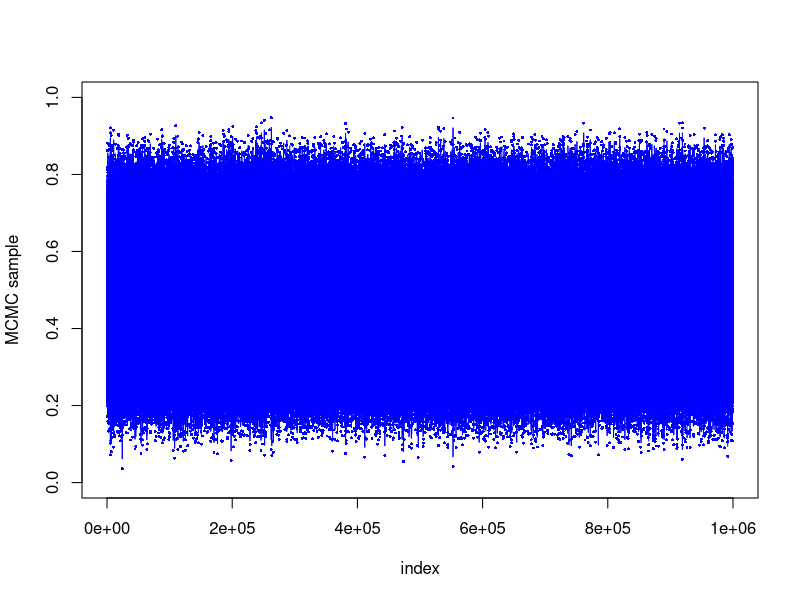
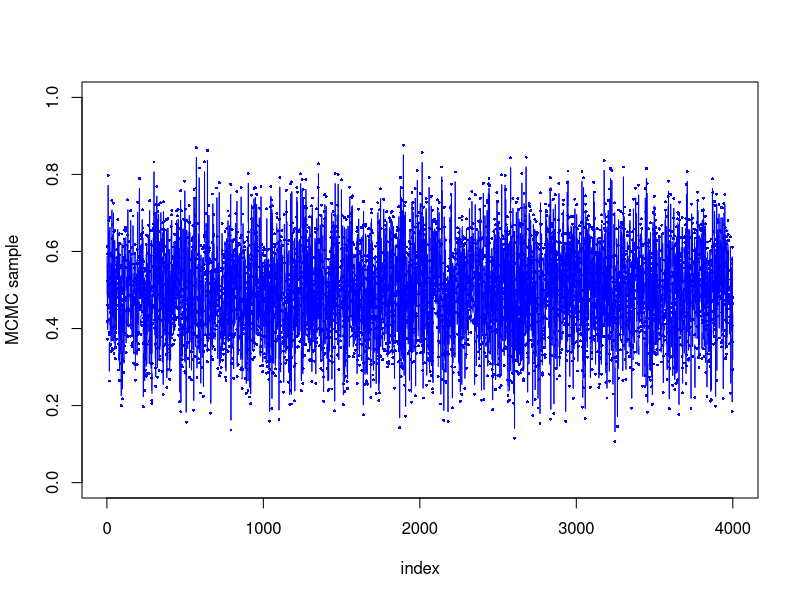
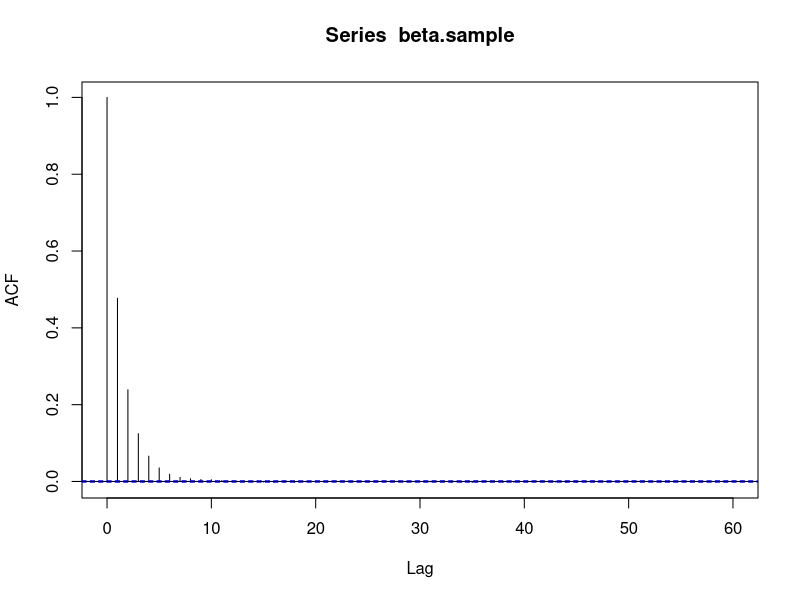
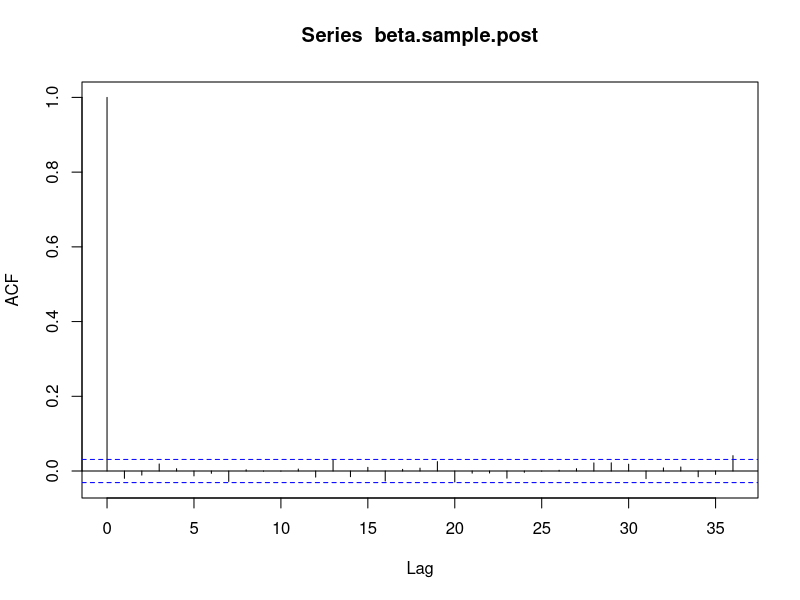
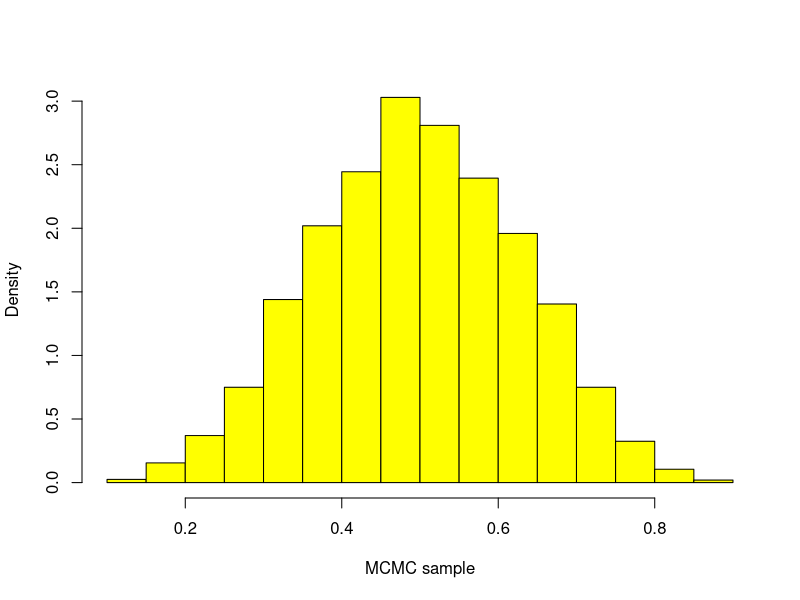
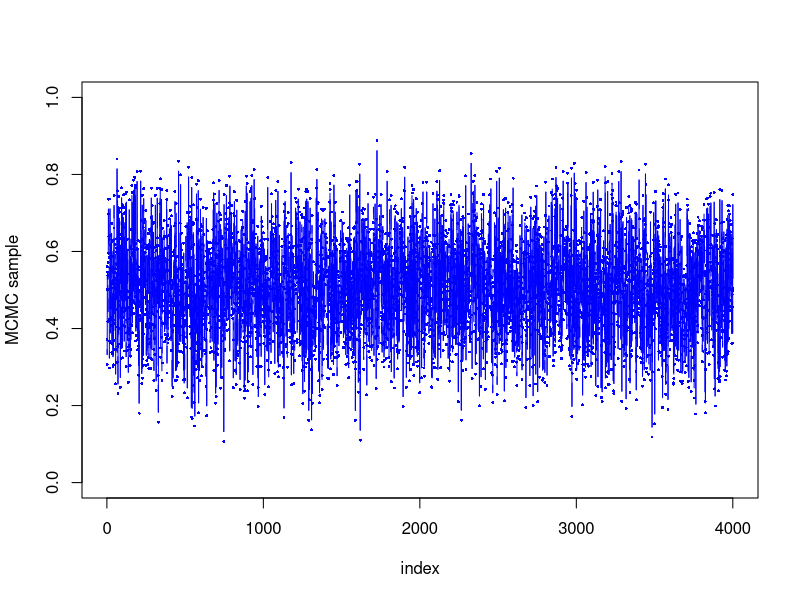
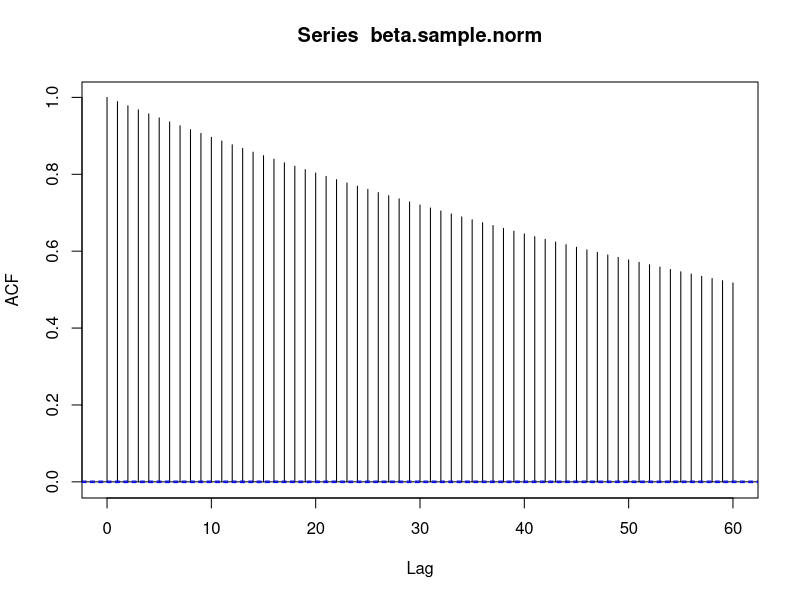
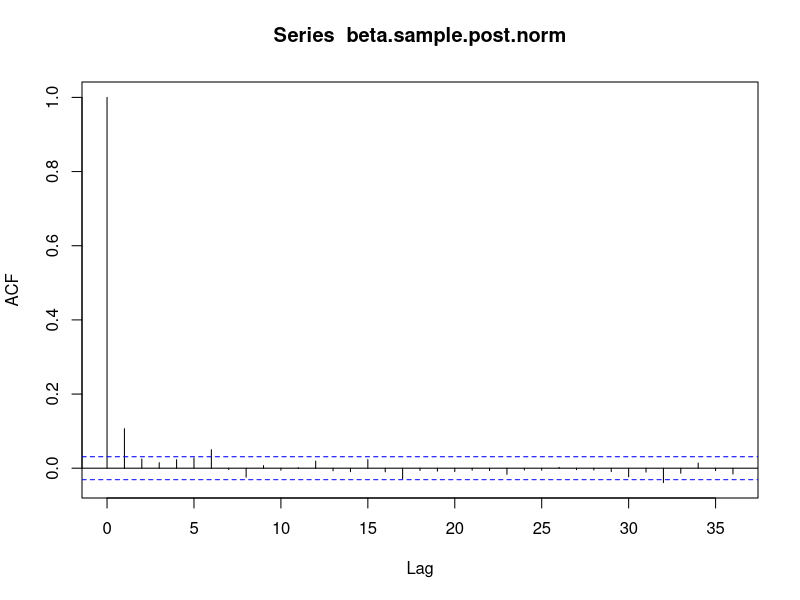

Source code (R) for these figures, in order: (Note: this script raises an error after producing the figures.)
#NOTICE of INTELLECTUAL PROPERTY: The following code was shared with the 
#STAT 565 class of 2020 as an example of the MCMC algorithm. The original Developer and owner of 
#the following code is Dr. Audrey Fu of the University of Idaho - Department of Mathematics and Statistical Science

#############################################################
# Implement an MH algorithm to sample from Beta(alpha, beta)
# using uniforms as the proposal distribution
#############################################################
mhBetaUnif <- function (alpha, beta, initial=0.5, N=1000, verbose=TRUE) {
    # Initialization
    theta <- rep (0, N)
    theta[1] <- initial
    
    # MH iteration
    for (i in 2:N) {
        # Generate a proposal
        theta.new <- runif (1, min=0, max=1)
        if (verbose) {
            print (paste ("i=", i, " current: ", theta[i-1], "; propose:", theta.new))
        }

        # Calculate the log-transformed acceptance probability
        # Calculate each component separately
        loglik.new <- calcLogLikBeta (theta=theta.new, alpha=alpha, beta=beta)
        log.prop.num <- dunif (theta[i], min=0, max=1, log=TRUE)
        loglik.curr <- calcLogLikBeta (theta=theta[i-1], alpha=alpha, beta=beta)
        log.prop.denom <- dunif (theta.new, min=0, max=1, log=TRUE)
        
        log.ratio <- loglik.new + log.prop.num - loglik.curr - log.prop.denom
        log.accept.prob <- min (log.ratio, 0)
        
        # Decide whether to accept the proposal
        log.u <- log (runif (1))
        if (log.u < log.accept.prob) {
            theta[i] <- theta.new
        } else {
            theta[i] <- theta[i-1]
        }
    }
    
    return (theta)
    
}

# Function to calculate the log likelihood
# of a beta random variable
calcLogLikBeta <- function (theta, alpha, beta){
    loglik <- - log(beta(alpha, beta)) + (alpha-1)*log(theta) + (beta-1)*log(1-theta)
    return (loglik)
}

# Function to post-process an MCMC sample
mhPostProcess <- function (post.sample, burn.in = 0.2, step.size=10) {
    # calculate the length of the MCMC sample
    N <- length (post.sample)
    # create the new index sequence
    seq.new <- 0:(N - floor (N*burn.in))
    # find the indices at an interval defined by step.size
    seq.choose <- which ((seq.new %% step.size) == 0)
    # return realizations at chosen indices
    return (post.sample[floor (N*burn.in)-1+seq.choose])
}


# test runs
# short run
beta.sample <- mhBetaUnif (alpha=7, beta=7)
beta.sample.post <- mhPostProcess (beta.sample)

# long run
beta.sample <- mhBetaUnif (N=1e6, alpha=7, beta=7, verbose=FALSE)
beta.sample.post <- mhPostProcess (beta.sample, step.size=200)

# diagnostic plots
# trace plot
plot (1:length (beta.sample), beta.sample, type = 'b', pch=16, cex=0.4, col="blue", xlab="index", ylab="MCMC sample", ylim=c(0,1))
plot (1:length (beta.sample.post), beta.sample.post, type = 'b', pch=16, cex=0.4, col="blue", xlab="index", ylab="MCMC sample", ylim=c(0,1))
# autocorrelation plot
acf (beta.sample)
acf (beta.sample.post)
# histogram
hist (beta.sample.post, freq=FALSE, col="yellow", xlab="MCMC sample", main="")


#############################################################
# Implement an MH algorithm to sample from Beta(alpha, beta)
# using normals as the proposal distribution
#############################################################
mhBetaNorm <- function (alpha, beta, initial=0.5, N=1000, prop.sd=0.05, verbose=TRUE) {
    # Initialization
    theta <- rep (0, N)
    theta[1] <- initial
    
    # MH iteration
    for (i in 2:N) {
        # Generate a proposal
        theta.new <- rnorm (1, mean=theta[i-1], sd=prop.sd)
        if (verbose) {
            print (paste ("i=", i, " current: ", theta[i-1], "; propose:", theta.new))
        }

        # Calculate the log-transformed acceptance probability
        # Calculate each component separately
        loglik.new <- calcLogLikBeta (theta=theta.new, alpha=alpha, beta=beta)
        log.prop.num <- dnorm (theta[i-1], mean=theta.new, sd=prop.sd, log=TRUE)
        loglik.curr <- calcLogLikBeta (theta=theta[i-1], alpha=alpha, beta=beta)
        log.prop.denom <- dnorm (theta.new, mean=theta[i-1], sd=prop.sd, log=TRUE)
        
        log.ratio <- loglik.new + log.prop.num - loglik.curr - log.prop.denom
        log.accept.prob <- min (log.ratio, 0)
        
        # Decide whether to accept the proposal
        log.u <- log (runif (1))
        if (log.u < log.accept.prob) {
            theta[i] <- theta.new
        } else {
            theta[i] <- theta[i-1]
        }
    }
    
    return (theta)
    
}

# test runs
# short run
beta.sample.norm <- mhBetaNorm (alpha=7, beta=7, prop.sd=0.02)
beta.sample.post.norm <- mhPostProcess (beta.sample.norm)

# long run
beta.sample.norm <- mhBetaNorm (N=1e6, alpha=7, beta=7, prop.sd=0.02, verbose=FALSE)
beta.sample.post.norm <- mhPostProcess (beta.sample.norm, step.size=200)

# diagnostic plots
# trace plot
plot (1:length (beta.sample.post.norm), beta.sample.post.norm, type = 'b', pch=16, cex=0.4, col="blue", xlab="index", ylab="MCMC sample", ylim=c(0,1))

# autocorrelation plot
acf (beta.sample.norm)
acf (beta.sample.post.norm)

# histogram
hist (beta.sample.post.norm, freq=FALSE, col="yellow", xlab="MCMC sample", main="")

###############################
# explore different proposals
###############################
beta.sample.norm <- mhBetaNorm (alpha=7, beta=7, prop.sd=0.005)
plot (1:length (beta.sample.norm), beta.sample.norm, type = 'b', pch=16, cex=0.4, col="blue", xlab="index", ylab="MCMC sample", ylim=c(0,1))

beta.sample.norm <- mhBetaNorm (alpha=7, beta=7, prop.sd=0.01)
plot (1:length (beta.sample.norm), beta.sample.norm, type = 'b', pch=16, cex=0.4, col="blue", xlab="index", ylab="MCMC sample", ylim=c(0,1))

beta.sample.norm <- mhBetaNorm (alpha=7, beta=7, prop.sd=0.05)
plot (1:length (beta.sample.norm), beta.sample.norm, type = 'b', pch=16, cex=0.4, col="blue", xlab="index", ylab="MCMC sample", ylim=c(0,1))

beta.sample.norm <- mhBetaNorm (alpha=7, beta=7, prop.sd=0.1)
plot (1:length (beta.sample.norm), beta.sample.norm, type = 'b', pch=16, cex=0.4, col="blue", xlab="index", ylab="MCMC sample", ylim=c(0,1))
